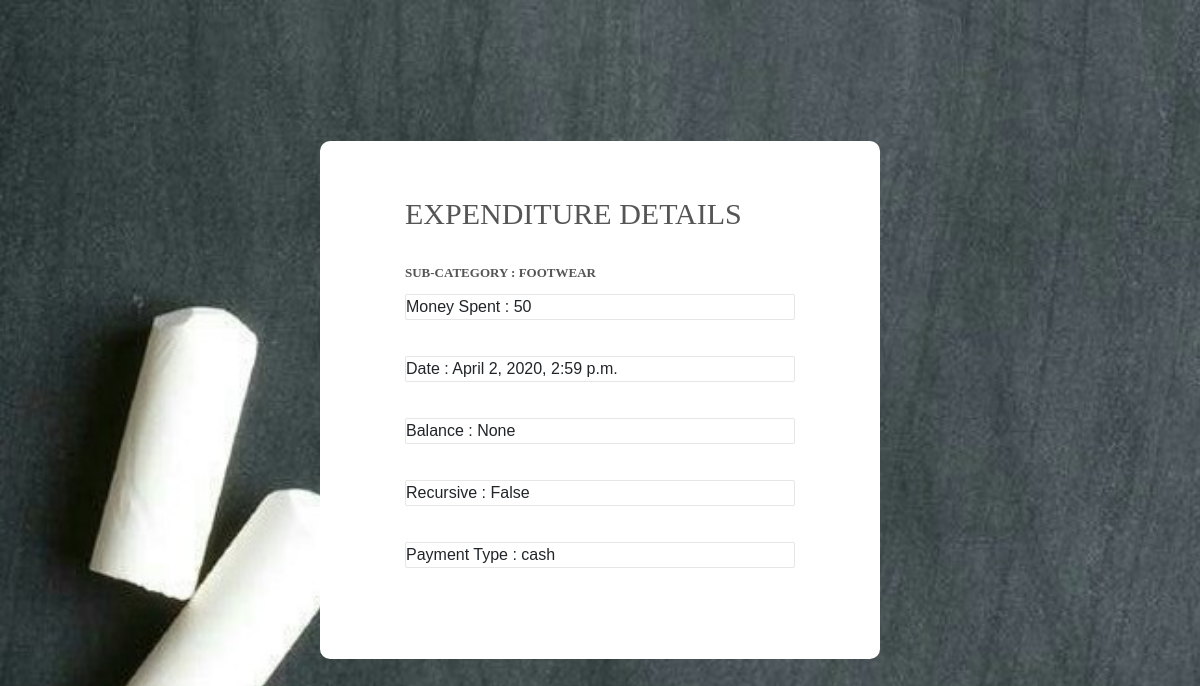
The app's page /first/expense/post_detail/16 with its own data.
### expense/models.py (models this page shows, shortened)
class Sub_Category(models.Model):
    name = models.CharField(max_length=100)
    amt = models.IntegerField(default=0)
    category = models.ForeignKey(Category,on_delete=models.CASCADE,related_name='sub_category',null=True,blank=True)
    def __str__(self):
        return self.name

class Data(models.Model):
    user = models.ForeignKey(settings.AUTH_USER_MODEL, on_delete= models.CASCADE ,related_name='dataset', default=1)
    sub_category = models.ForeignKey(Sub_Category,on_delete=models.CASCADE,related_name='datas',null=True,blank=True)
    spent = models.IntegerField()
    balance = models.IntegerField(blank=True,null=True)
    recursive= models.BooleanField(max_length=100)
    pay_type = models.CharField(max_length=50)
    updated = models.DateTimeField(auto_now=True, auto_now_add=False)
    timestamp = models.DateTimeField(default=datetime.now, blank=True)
    month_link = models.ForeignKey(Month ,on_delete=models.CASCADE,related_name='mon',null=True,blank=True)
    class Meta:
        ordering = ["-timestamp","-updated"]

### expense/views.py (the view)
# urls.py: path('post_detail/<int:id>',views.post_detail, name="post_detail"),
def post_detail(request,id):
    instance = get_object_or_404(Data, id=id)
    context = {
        "title": instance.sub_category,
        "instance" : instance,
    }
    return render(request, "post_detail.html", context)

### templates/post_detail.html (shortened to what this page needs)
{% load static %}
<!DOCTYPE html>
<html lang="en">
<head>
	<link rel="stylesheet" type="text/css" href="{% static 'signup/vendor/bootstrap/css/bootstrap.min.css' %}">
	<link rel="stylesheet" type="text/css" href="{% static 'signup/fonts/font-awesome-4.7.0/css/font-awesome.min.css' %}">
	<link rel="stylesheet" type="text/css" href="{% static 'signup/fonts/Linearicons-Free-v1.0.0/icon-font.min.css' %}">
	<link rel="stylesheet" type="text/css" href="{% static 'signup/vendor/animate/animate.css' %}">
	<link rel="stylesheet" type="text/css" href="{% static 'signup/vendor/css-hamburgers/hamburgers.min.css' %}">
	<link rel="stylesheet" type="text/css" href="{% static 'signup/vendor/animsition/css/animsition.min.css' %}">
	<link rel="stylesheet" type="text/css" href="{% static 'signup/vendor/select2/select2.min.css' %}">
	<link rel="stylesheet" type="text/css" href="{% static 'signup/vendor/daterangepicker/daterangepicker.css' %}">
	<link rel="stylesheet" type="text/css" href="{% static 'signup/css/util.css' %}">
	<link rel="stylesheet" type="text/css" href="{% static 'signup/css/main.css' %}">
</head>
<body overflow="hidden" style="background-image: url('{% static 'images/bg_img2.jpg' %}'); background-size: cover;">
<div class="container-login100">
	<div class="wrap-login100 p-l-85 p-r-85 p-t-55 p-b-55">
		<form class="login100-form validate-form flex-sb flex-w">
			<span class="login100-form-title p-b-32">
				Expenditure Details
			</span>
			<span class="txt1 p-b-11"><b>
				Sub-Category : {{ title }}</b>
			</span>
			<div class="wrap-input100 validate-input m-b-36">
				Money Spent : {{ instance.spent }}<br>
			</div>
			<div class="wrap-input100 validate-input m-b-36">
				Date : {{ instance.timestamp }}<br>
			</div>
			<div class="wrap-input100 validate-input m-b-36">
				Balance : {{ instance.balance }}<br>
			</div>
			<div class="wrap-input100 validate-input m-b-36">
				Recursive : {{ instance.recursive }}<br>
			</div>
			<div class="wrap-input100 validate-input m-b-36">
				Payment Type : {{ instance.pay_type }}
			</div>
		</form>
	</div>
</div>
</body>
</html>

### static/signup/css/main.css (style rules this page uses)
* { margin: 0px; padding: 0px; box-sizing: border-box; }
body, html { height: 100%; font-family: Raleway-Regular, sans-serif; }
.txt1 { font-family: Raleway-SemiBold; font-size: 13px; color: #555555; line-height: 1.4; text-transform: uppercase; }
.container-login100 { width: 100%; min-height: 100vh; display: -webkit-box; display: -webkit-flex; display: -moz-box; display: -ms-flexbox; display: flex; flex-wrap: wrap; justify-content: center; align-items: center; padding: 15px; background-color: transparent !important; }
.wrap-login100 { width: 560px; background: #fff; border-radius: 10px; position: relative; }
.login100-form { width: 100%; }
.login100-form-title { font-family: Raleway-Medium; font-size: 30px; color: #555555; line-height: 1.2; text-transform: uppercase; text-align: left; width: 100%; display: block; }
.wrap-input100 { width: 100%; position: relative; background-color: #fff; border: 1px solid #e6e6e6; border-radius: 2px; }
.validate-input { position: relative; }

### records on screen
Sub_Category: name "FOOTWEAR"
Data: spent "50", timestamp "April 2, 2020, 2:59 p.m.", balance "None", recursive "False", pay_type "cash"
